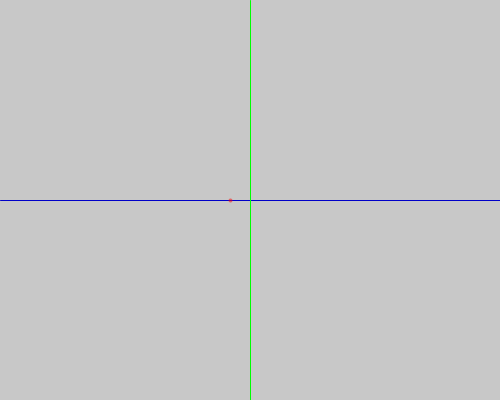
Frame 1 (no input)
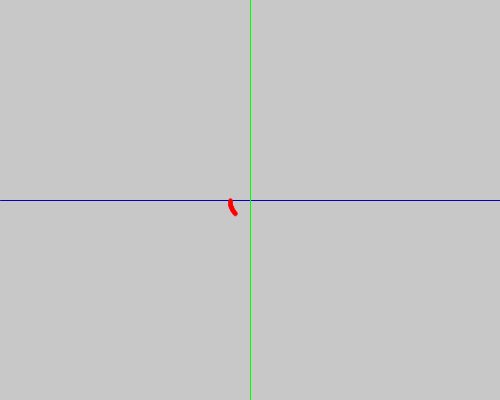
Frame 60 (the mouse pressed at the canvas centre just before this capture)
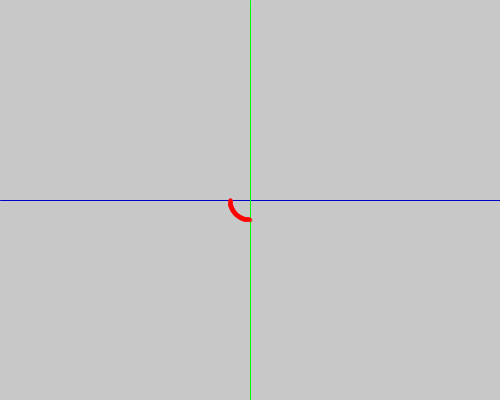
Frame 120 (the mouse held since frame 60 and released just before this capture)

The Processing sketch that drew these frames (run headless with seeded random() and noise(); from frame 60 on, the mouse is pressed at the canvas centre):

// Processing sketch: q3
// ── q3.pde
float arc_radius = 20;
float arc_diameter = arc_radius*2;
float arc_center = 0;
float signal = -1;
float period = 4;
float period_in_frames = 0;
float frame = 0;

void setup() {
 size(500,400);
 background(200);
 resetMatrix();
 translate(width/2,height/2);
 
 stroke(0,0,200);
 line(-width/2, 0, width, 0);
 stroke(0,255,0);
 line(0, -height/2, 0, height);
 noFill();
 stroke(255,0,0,128);
 strokeWeight(4);
 period_in_frames = frameRate*period;
 frame = 0;
}

void draw() {
 pushMatrix();
 if (frame < period_in_frames) {
   translate(width/2,height/2);
   scale(1*signal,-1*signal);
   arc(signal*arc_center, 0, arc_diameter, arc_diameter, PI*frame/period_in_frames, PI*(frame+1)/period_in_frames);
   frame++;
 } else {
   arc_center = arc_center + signal*arc_radius;
   signal *= -1;
   arc_radius *=2;
   arc_diameter = arc_radius*2;
   frame = 0;
 }
 popMatrix();
}
